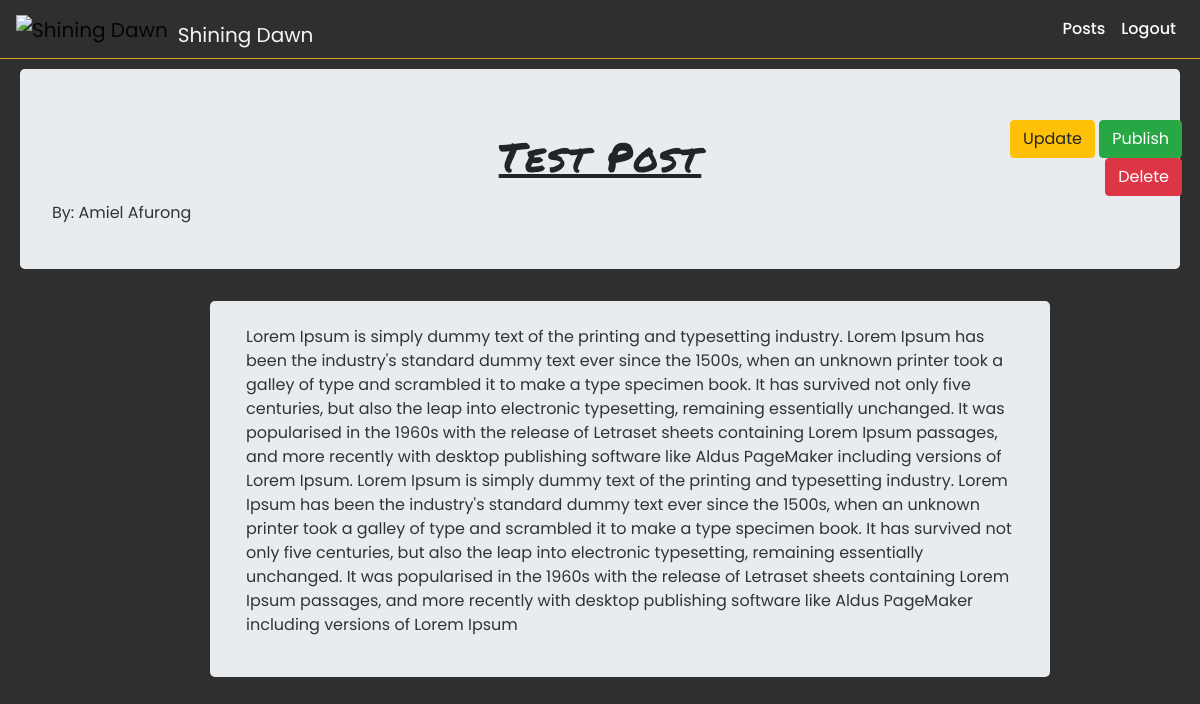
Before: /posts/2/ (signed in) with the older database file.
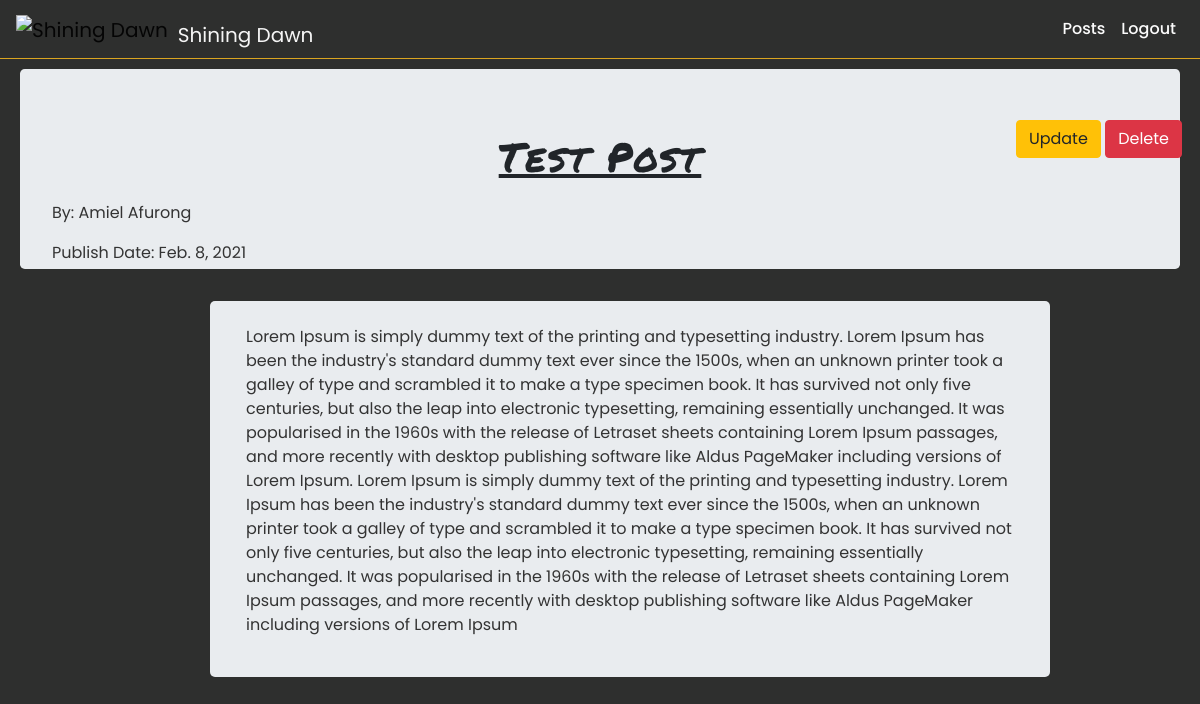
After: the same page with the newer database file.
### post/models.py (models this page shows, shortened)
class Post(models.Model):
    title = models.CharField(max_length=255)
    content = models.CharField(max_length=10000)
    featured_image = models.ImageField()
    is_published = models.BooleanField(default=False)
    author = models.ForeignKey(User, on_delete=models.SET_NULL, related_name='posts',null=True)
    published_date = models.DateField(blank=True,null=True)
    created_on = models.DateField(auto_now_add=True)

### post/views.py (the view)
# urls.py: path('<pk>/',PostDetailView.as_view(),name='detail'),
class PostDetailView(generic.DetailView):
    model = Post
    template_name = 'post/post_detail.html'
    context_object_name = 'post_detail'
    def get_context_data(self, **kwargs):
        context = super().get_context_data(**kwargs)
        """
        We need to return a 404 when someone checked on a post that is not published yet
        Except if the user accessing the unpublished post is also the owner of the post
        """
        if self.request.user == context['post_detail'].author:
            return context
        else:
            if context['post_detail'].is_published != True:
                raise Http404("Post not published yet")
            else:
                return context

### templates/post/post_detail.html (shortened to what this page needs)
{% extends 'core/base.html' %}
{% load static %}
{% block head_block%}
<link rel="stylesheet" href="{% static 'css/posts.css'%}">
{%endblock%}
{% block body_block %}
{% if request.user == post_detail.author %}
<div class="post-cta">
    <a href="{% url 'post:update' pk=post_detail.id %}" class='btn btn-warning'>Update</a>
    {% if not post_detail.is_published %}
    <a href="{% url 'post:publish' pk=post_detail.id %}" class='btn btn-success'>Publish</a>
    {% endif %}
    <a href="{% url 'post:delete' pk=post_detail.id %}" class='btn btn-danger'>Delete</a>
</div>
{% else %}
<p>You are not the author of this post</p>
{% endif %}
<div class="jumbotron">
    <h1 class="post-title">{{post_detail.title}}</h1>
    <p class="post-author">By: {{post_detail.author.first_name | title }} {{post_detail.author.last_name | title }}</p>
    {% if post_detail.is_published %}
    <p class="post-author">Publish Date: {{post_detail.published_date}}</p>
    {% endif %}
</div>
{% if request.user == post_detail.author %}
<div class="post-detail-container" style="transform:translate(-50%,-29%);">
{% else %}
<div class="post-detail-container" style="transform:translate(-50%,-25%);">
{% endif %}
    <div class="post-content-container">
        <p>{{post_detail.content}}</p>
    </div>
</div>
{% endblock %}

Changed rows visible on the page:
changed Post "Test Post": is_published False → True (drawn); published_date (not shown) → "Feb. 8, 2021"
Other visible differences:
text no longer shown: "Publish"
text now shown: "Publish Date:"
